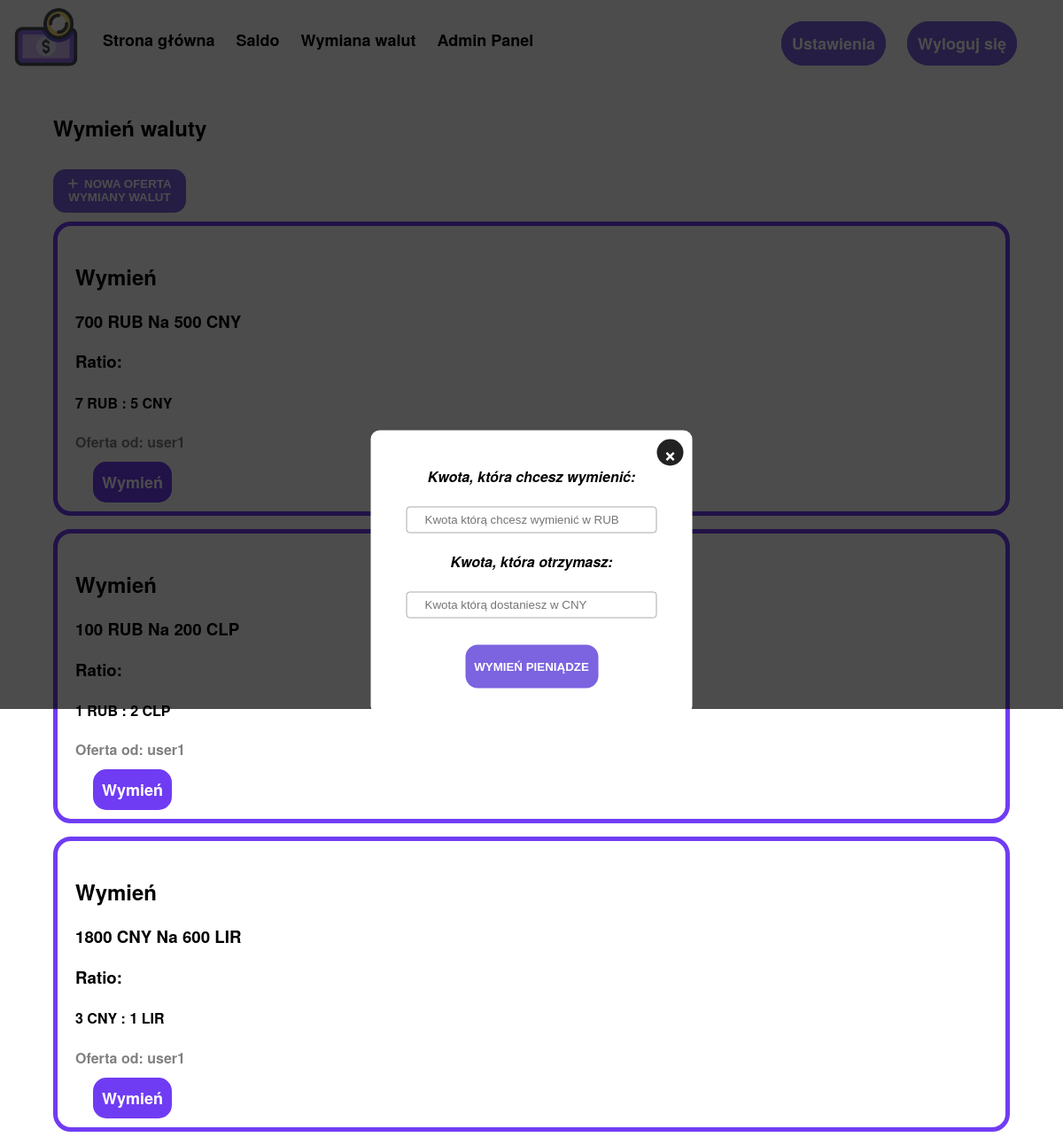
The app's page /wymiana_walut/37 (signed in) with its own data.
### exchange/models.py (models this page shows, shortened)
class ExchangeListing(models.Model):
    WALUTY = (
        ('CNY', 'Yuan'),
        ('RUB', 'Rubel'),
        ('LIR', 'Lira'),
        ('CLP', 'Peso chilijskie'),
    )
    owner               = models.ForeignKey(Account, blank=True, null=True, on_delete=models.CASCADE)
    exchange_from       = models.CharField(verbose_name="Wymiana z", max_length=32, unique=False, choices=WALUTY)
    exchange_to         = models.CharField(verbose_name="Wymiana na", max_length=32, unique=False, choices=WALUTY)
    amount_owned        = models.PositiveIntegerField(verbose_name="Kwota1", blank=False, default=0)
    amount_wanted       = models.PositiveIntegerField(verbose_name="Kwota2", blank=False, default=0)
    ratio_from          = models.PositiveIntegerField(verbose_name="Ratio Góra", blank=False, default=1)
    ratio_to            = models.PositiveIntegerField(verbose_name="Ratio Dół", blank=False, default=1)
    is_fixed            = models.BooleanField(default=False)

### account/models.py (models this page shows, shortened)
class Account(AbstractBaseUser):
    username            = models.CharField(verbose_name="username", max_length=32, unique=True)
    discord_id          = models.CharField(verbose_name="discord_id", max_length=32, unique=False, blank=True)
    email               = models.EmailField(verbose_name="email", max_length=100, unique=False, blank=True)
    cny                 = models.IntegerField(verbose_name="Yuan", default=0)
    rub                 = models.IntegerField(verbose_name="Rubel", default=0)
    lir                 = models.IntegerField(verbose_name="Lira", default=0)
    clp                 = models.IntegerField(verbose_name="Peso chilijskie", default=0)
    tp                  = models.IntegerField(verbose_name="Peso tarpijskie", default=0)
    date_joined         = models.DateTimeField(verbose_name='date joined', auto_now_add=True)
    last_login          = models.DateTimeField(verbose_name='last login', auto_now_add=True)
    is_admin            = models.BooleanField(default=False)
    is_active           = models.BooleanField(default=True)
    is_staff            = models.BooleanField(default=False)
    is_superuser        = models.BooleanField(default=False)
    is_organization     = models.BooleanField(default=False)
    USERNAME_FIELD = 'username'
    objects = MyAccountMenager()
    def __str__(self):
        return self.username

### exchange/views.py (the view, shortened to what this page needs)
# urls.py: path('wymiana_walut/<int:id>', exchange_money_viev, name="exchange-money"),
def exchange_money_viev(request, id):
    if not request.user.is_authenticated:
        return redirect("login")
    exchange_listings = ExchangeListing.objects.all()
    exchange_form = NewExchaneListing()
    exchange_money_form = ExchangeMoneyForm()
    selected_exchange_listing = get_object_or_404(ExchangeListing, pk=id)
    context = {
        'exchange_listings' : exchange_listings,
        'exchange_form' : exchange_form,
        'exchange_money_form' : exchange_money_form,
        'selected_exchange_listing' : selected_exchange_listing,
    }
    if request.POST and 'new-exchange-listing' in request.POST:
        exchange_viev(request)
        return redirect("/wymiana_walut/")
    return render(request, 'exchange/exchange.html', context)

### exchange/forms.py
class NewExchaneListing(forms.ModelForm):
    class Meta:
        model = ExchangeListing
        fields = ['exchange_from', 'amount_owned', 'exchange_to', 'amount_wanted']
    def __init__(self, *args, **kwargs):
        super().__init__(*args, **kwargs)
        self.fields['exchange_from'].label  = "Waluta z której chcesz wymienić"
        self.fields['exchange_to'].label    = "Waluta na którą chcesz wymienić"
        self.fields['amount_owned'].label = "Kwota, która chcemy wymienić"
        self.fields['amount_wanted'].label = "Kwota, która otrzymasz"

class ExchangeMoneyForm(forms.Form):
    amount_exchanged = forms.IntegerField(min_value=0, required=True)
    amount_recived = forms.IntegerField(min_value=1, required=False)
    def __init__(self, *args, **kwargs):
        super().__init__(*args, **kwargs)
        self.fields['amount_recived'].widget.attrs['readonly'] = True
        self.fields['amount_exchanged'].label = "Kwota, która chcesz wymienić"
        self.fields['amount_recived'].label = "Kwota, która otrzymasz"

### exchange/templates/exchange/exchange.html (shortened to what this page needs)
{% extends 'main/base.html' %}
{%block head %}
{% load static %}
<link rel="stylesheet" type="text/css" href="{% static 'main/base.css' %}">
<link rel="stylesheet" type="text/css" href="{% static 'transactions/transactions.css' %}">
<link rel="stylesheet" type="text/css" href="{% static 'exchange/exchange.css' %}">
<link href="https://cdn.jsdelivr.net/npm/select2@4.1.0-beta.1/dist/css/select2.min.css" rel="stylesheet"/>
<link rel="stylesheet" href="https://cdnjs.cloudflare.com/ajax/libs/font-awesome/6.0.0-beta3/css/all.min.css" />
{% endblock %}
{% block content %}
<div class="content">
    <div class="exchange-listings-container">
      <h2>Wymień waluty</h2> <button onclick="togglePopup()" class="buton-przelew"><i class="fas fa-plus"></i>Nowa Oferta Wymiany Walut</button>
      {% for exchange_listing in exchange_listings %}
      <div class="exchange-listing">
        <h2>Wymień</h2>
        <h3>{{exchange_listing.amount_wanted}} {{exchange_listing.exchange_to}} Na {{exchange_listing.amount_owned}} {{exchange_listing.exchange_from}}</h3>
        <h3>Ratio:</h3>
        <h4>{{exchange_listing.ratio_to}} {{exchange_listing.exchange_to}} : {{exchange_listing.ratio_from}} {{exchange_listing.exchange_from}}</h4>
        <h4 style="color: gray">Oferta od: {{exchange_listing.owner}}</h4>
        {% if exchange_listing.owner == request.user %}
        <a href="{% url "remove-listing" exchange_listing.id %}" class="bnt-del">Usuń ofertę wymiany</a>
        {% else %}
        <a href="{% url "exchange-money" exchange_listing.id %}" class="bnt-exchange">Wymień</a>
        {% endif %}
     </div>
      {% endfor %}
      {%if selected_exchange_listing %}
      <div class="popup active" id="popup-2">
        <div class="overlay" onclick="togglePopup1()">
        </div>
        <div class="content-popup">
          <form method="post">{% csrf_token %}
            {% for field in exchange_money_form %}
            <div class="input-box">
                <i>{{field.label}}:</i>
                <br>
                <br>
                {{field}}
            </div>
            {% endfor %}
          <input type="submit" class="buton-przelew" value="Wymień Pieniądze" name="exchange-money">
          </form>
          <div class="close-bnt" onclick="togglePopup1()">&times;</div>
        </div>
      </div>
      {%endif%}
    </div>
</div>
{% endblock %}

### main/static/main/base.css (style rules this page uses)
body { margin: 0 0 0 0; font-family: "Helvetica W02 Roman","Helvetica Neue",Helvetica,Arial,sans-serif; background: white; }
a { text-decoration:none; color: white; font-size: 18px; font-family: "Helvetica W02 Roman","Helvetica Neue",Helvetica,Arial,sans-serif; }

### transactions/static/transactions/transactions.css (style rules this page uses)
.content { position: absolute; width: 100%; height: auto; }
.popup .overlay { position: fixed; top: 0px; left: 0px; width: 100vw; height: 100vh; background: rgba(0,0,0,0.7); z-index: 10; display: none; }
.popup .content-popup { position: fixed; top: 50%; left: 50%; transform: translate(-50%, -50%) scale(0); background: #fff; width: auto; max-width: 96vw; height: auto; z-index: 15; text-align: center; padding: 20px; box-sizing: border-box; overflow-wrap: break-word; }
.popup .close-bnt { position: absolute; right: 10px; top: 10px; width: 30px; height: 30px; background: #222; color: #fff; font-size: 25px; font-weight: 600; line-height: 30px; text-align: center; border-radius: 50%; cursor: pointer; }
.popup.active .overlay { display: block; }
.popup.active .content-popup { transition: all 300ms ease-out; transform: translate(-50%, -50%) scale(1); border-radius: 10px; }
.input-box { margin: 20px; }
.input-box i { font-size: 16px; font-weight: 600; }
.buton-przelew { width: 150px; height: 49px; outline: none; border: none; border-radius: 14px; background-color: #7c63e0; color: white; text-transform: uppercase; font-weight: 600; margin: 10px 0; transition: background-color 0.5s; cursor: pointer; }
.buton-przelew i { margin-right: 7px; }

### exchange/static/exchange/exchange.css (style rules this page uses)
.exchange-listings-container { margin: 0 auto; width: 90%; }
.exchange-listing { width: auto !important; padding: 20px; margin-bottom: 15px; width: 100%; border-radius: 20px; border: 5px solid #703cf3; }
.bnt-exchange { color: white; background: #703cf3; font-weight: bold; padding: 10px; border-radius: 15px; margin-left: 20px; }
#id_amount_exchanged, #id_amount_recived { padding: 0 20px; width: 241px; color: #444; line-height: 28px; border: 1px solid #aaa; border-radius: 4px; }

### records on screen
ExchangeListing: amount_wanted "700", exchange_to "RUB", amount_owned "500", exchange_from "CNY", ratio_to "7", ratio_from "5", owner "user1", shows "Wymień"
ExchangeListing: amount_wanted "100", exchange_to "RUB", amount_owned "200", exchange_from "CLP", ratio_to "1", ratio_from "2", owner "user1", shows "Wymień"
ExchangeListing: amount_wanted "1800", exchange_to "CNY", amount_owned "600", exchange_from "LIR", ratio_to "3", ratio_from "1", owner "user1", shows "Wymień"

### other values on screen
{{ field.label }} "Kwota, która chcesz wymienić" "Kwota, która otrzymasz"
